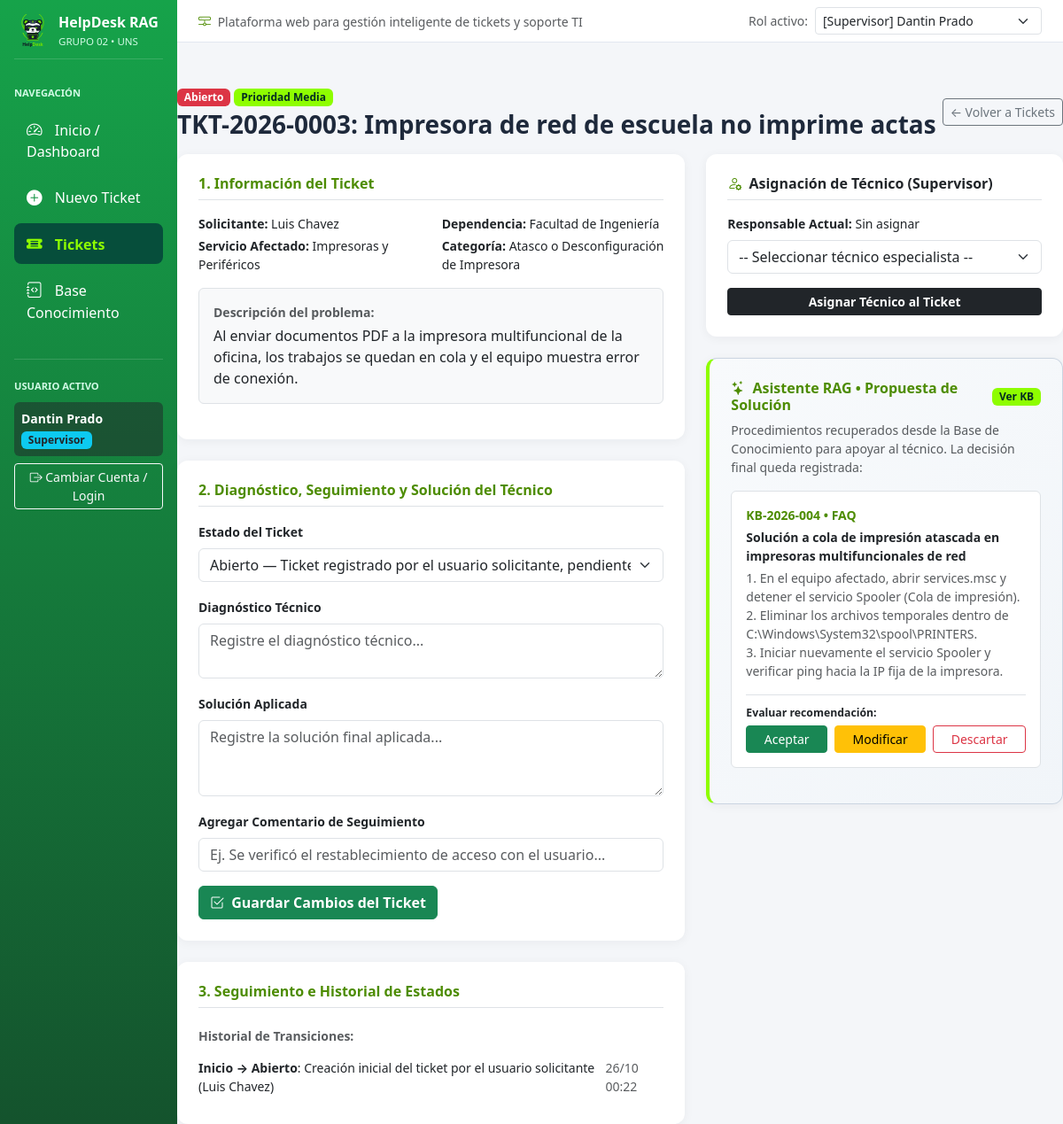
The app's page /detalle_ticket.php?id=3 with its own data.
### tables this page shows
CREATE TABLE usuarios (
    id_usuario INT AUTO_INCREMENT PRIMARY KEY,
    id_rol INT NOT NULL,
    codigo_institucional VARCHAR(20) NOT NULL UNIQUE,
    nombre_completo VARCHAR(120) NOT NULL,
    email VARCHAR(120) NOT NULL UNIQUE,
    password_hash VARCHAR(255) NOT NULL,
    dependencia_oficina VARCHAR(100) NOT NULL,
    especialidad_ti VARCHAR(100) NULL,
    activo TINYINT(1) NOT NULL DEFAULT 1,
    creado_en TIMESTAMP DEFAULT CURRENT_TIMESTAMP,
    CONSTRAINT fk_usuarios_rol FOREIGN KEY (id_rol) REFERENCES roles(id_rol)
        ON UPDATE CASCADE ON DELETE RESTRICT
);

CREATE TABLE roles (
    id_rol INT AUTO_INCREMENT PRIMARY KEY,
    nombre VARCHAR(50) NOT NULL UNIQUE,
    descripcion VARCHAR(200) NOT NULL
);

CREATE TABLE tickets (
    id_ticket INT AUTO_INCREMENT PRIMARY KEY,
    codigo_ticket VARCHAR(25) NOT NULL UNIQUE,
    id_solicitante INT NOT NULL,
    id_tecnico_asignado INT NULL,
    id_supervisor_asignador INT NULL,
    id_servicio INT NOT NULL,
    id_categoria INT NOT NULL,
    id_prioridad INT NOT NULL,
    id_estado INT NOT NULL DEFAULT 1,
    asunto VARCHAR(180) NOT NULL,
    descripcion TEXT NOT NULL,
    diagnostico_tecnico TEXT NULL,
    solucion_aplicada TEXT NULL,
    fecha_registro TIMESTAMP DEFAULT CURRENT_TIMESTAMP,
    fecha_asignacion DATETIME NULL,
    fecha_resolucion DATETIME NULL,
    CONSTRAINT fk_ticket_solicitante FOREIGN KEY (id_solicitante) REFERENCES usuarios(id_usuario),
    CONSTRAINT fk_ticket_tecnico FOREIGN KEY (id_tecnico_asignado) REFERENCES usuarios(id_usuario),
    CONSTRAINT fk_ticket_supervisor FOREIGN KEY (id_supervisor_asignador) REFERENCES usuarios(id_usuario),
    CONSTRAINT fk_ticket_servicio FOREIGN KEY (id_servicio) REFERENCES servicios(id_servicio),
    CONSTRAINT fk_ticket_categoria FOREIGN KEY (id_categoria) REFERENCES categorias(id_categoria),
    CONSTRAINT fk_ticket_prioridad FOREIGN KEY (id_prioridad) REFERENCES prioridades(id_prioridad),
    CONSTRAINT fk_ticket_estado FOREIGN KEY (id_estado) REFERENCES estados(id_estado)
);

CREATE TABLE estados (
    id_estado INT AUTO_INCREMENT PRIMARY KEY,
    nombre VARCHAR(40) NOT NULL UNIQUE,
    descripcion VARCHAR(150) NOT NULL,
    es_cerrado TINYINT(1) NOT NULL DEFAULT 0,
    color_badge VARCHAR(30) NOT NULL DEFAULT 'primary'
);

CREATE TABLE prioridades (
    id_prioridad INT AUTO_INCREMENT PRIMARY KEY,
    nombre VARCHAR(40) NOT NULL UNIQUE,
    nivel_orden INT NOT NULL,
    sla_horas INT NOT NULL DEFAULT 24,
    color_badge VARCHAR(30) NOT NULL DEFAULT 'secondary'
);

CREATE TABLE servicios (
    id_servicio INT AUTO_INCREMENT PRIMARY KEY,
    codigo_servicio VARCHAR(20) NOT NULL UNIQUE,
    nombre VARCHAR(100) NOT NULL UNIQUE,
    descripcion VARCHAR(255) NOT NULL,
    activo TINYINT(1) NOT NULL DEFAULT 1
);

CREATE TABLE categorias (
    id_categoria INT AUTO_INCREMENT PRIMARY KEY,
    id_servicio_default INT NULL,
    nombre VARCHAR(100) NOT NULL UNIQUE,
    descripcion VARCHAR(200) NOT NULL,
    CONSTRAINT fk_categoria_servicio FOREIGN KEY (id_servicio_default) REFERENCES servicios(id_servicio)
        ON UPDATE CASCADE ON DELETE SET NULL
);

CREATE TABLE ticket_historial (
    id_historial INT AUTO_INCREMENT PRIMARY KEY,
    id_ticket INT NOT NULL,
    id_estado_anterior INT NULL,
    id_estado_nuevo INT NOT NULL,
    id_usuario_responsable INT NOT NULL,
    observacion VARCHAR(255) NOT NULL,
    fecha_cambio TIMESTAMP DEFAULT CURRENT_TIMESTAMP,
    CONSTRAINT fk_hist_ticket FOREIGN KEY (id_ticket) REFERENCES tickets(id_ticket) ON DELETE CASCADE,
    CONSTRAINT fk_hist_est_ant FOREIGN KEY (id_estado_anterior) REFERENCES estados(id_estado),
    CONSTRAINT fk_hist_est_nue FOREIGN KEY (id_estado_nuevo) REFERENCES estados(id_estado),
    CONSTRAINT fk_hist_usuario FOREIGN KEY (id_usuario_responsable) REFERENCES usuarios(id_usuario)
);

CREATE TABLE base_conocimiento (
    id_articulo INT AUTO_INCREMENT PRIMARY KEY,
    codigo_articulo VARCHAR(20) NOT NULL UNIQUE,
    id_servicio INT NOT NULL,
    id_categoria INT NOT NULL,
    id_autor INT NOT NULL,
    tipo_documento ENUM('Manual', 'Procedimiento', 'FAQ', 'Solucion_Anterior', 'Doc_Tecnica') NOT NULL,
    titulo VARCHAR(180) NOT NULL,
    sintomas_problema TEXT NOT NULL,
    pasos_solucion TEXT NOT NULL,
    palabras_clave VARCHAR(200) NOT NULL,
    activo TINYINT(1) NOT NULL DEFAULT 1,
    fecha_publicacion TIMESTAMP DEFAULT CURRENT_TIMESTAMP,
    CONSTRAINT fk_kb_servicio FOREIGN KEY (id_servicio) REFERENCES servicios(id_servicio),
    CONSTRAINT fk_kb_categoria FOREIGN KEY (id_categoria) REFERENCES categorias(id_categoria),
    CONSTRAINT fk_kb_autor FOREIGN KEY (id_autor) REFERENCES usuarios(id_usuario),
    FULLTEXT KEY idx_kb_busqueda_rag (titulo, sintomas_problema, pasos_solucion, palabras_clave)
);

### src/detalle_ticket.php (the view, shortened to what the rows shown need)
<?php
require_once __DIR__ . '/includes/header.php';
$id_ticket = intval($_GET['id'] ?? 0);
$stmtTicket = $pdo->prepare("
    SELECT t.*,
           u.nombre_completo AS solicitante, u.dependencia_oficina,
           tec.nombre_completo AS tecnico,
           s.nombre AS servicio,
           c.nombre AS categoria,
           p.nombre AS prioridad, p.color_badge AS color_prio,
           e.nombre AS estado, e.color_badge AS color_est
    FROM tickets t
    INNER JOIN usuarios u ON t.id_solicitante = u.id_usuario
    LEFT JOIN usuarios tec ON t.id_tecnico_asignado = tec.id_usuario
    INNER JOIN servicios s ON t.id_servicio = s.id_servicio
    INNER JOIN categorias c ON t.id_categoria = c.id_categoria
    INNER JOIN prioridades p ON t.id_prioridad = p.id_prioridad
    INNER JOIN estados e ON t.id_estado = e.id_estado
    WHERE t.id_ticket = ?
");
$stmtTicket->execute([$id_ticket]);
$ticket = $stmtTicket->fetch();
$historial = $pdo->prepare("
    SELECT th.*, ea.nombre AS est_ant, en.nombre AS est_nue, u.nombre_completo
    FROM ticket_historial th
    LEFT JOIN estados ea ON th.id_estado_anterior = ea.id_estado
    INNER JOIN estados en ON th.id_estado_nuevo = en.id_estado
    INNER JOIN usuarios u ON th.id_usuario_responsable = u.id_usuario
    WHERE th.id_ticket = ? ORDER BY th.id_historial DESC
");
$historial->execute([$id_ticket]);
$listaHistorial = $historial->fetchAll();
$stmtKB = $pdo->prepare("
    SELECT * FROM base_conocimiento
    WHERE id_servicio = ? OR id_categoria = ?
    ORDER BY (id_servicio = ?) DESC, (id_categoria = ?) DESC LIMIT 2
");
$stmtKB->execute([$ticket['id_servicio'], $ticket['id_categoria'], $ticket['id_servicio'], $ticket['id_categoria']]);
$articulosRecuperados = $stmtKB->fetchAll();
$estados  = $pdo->query("SELECT * FROM estados")->fetchAll();
?>
<div class="d-flex justify-content-between align-items-center mb-3">
    <div>
        <span class="badge bg-<?= htmlspecialchars($ticket['color_est']) ?> mb-1"><?= htmlspecialchars($ticket['estado']) ?></span>
        <span class="badge bg-<?= htmlspecialchars($ticket['color_prio']) ?> mb-1">Prioridad <?= htmlspecialchars($ticket['prioridad']) ?></span>
        <h3 class="fw-bold mb-0"><?= htmlspecialchars($ticket['codigo_ticket']) ?>: <?= htmlspecialchars($ticket['asunto']) ?></h3>
    </div>
</div>
<div class="row g-4">
    <div class="col-lg-7">
        <div class="card p-4 mb-4">
            <div class="row small mb-3">
                <div class="col-sm-6"><strong>Solicitante:</strong> <?= htmlspecialchars($ticket['solicitante']) ?></div>
                <div class="col-sm-6"><strong>Dependencia:</strong> <?= htmlspecialchars($ticket['dependencia_oficina']) ?></div>
                <div class="col-sm-6 mt-1"><strong>Servicio Afectado:</strong> <?= htmlspecialchars($ticket['servicio']) ?></div>
                <div class="col-sm-6 mt-1"><strong>Categoría:</strong> <?= htmlspecialchars($ticket['categoria']) ?></div>
            </div>
            <div class="p-3 bg-light rounded border mb-3">
                <div class="small fw-bold text-muted mb-1">Descripción del problema:</div>
                <div><?= nl2br(htmlspecialchars($ticket['descripcion'])) ?></div>
            </div>
        </div>
        <div class="card p-4 mb-4">
            <form method="POST" action="detalle_ticket.php?id=<?= $id_ticket ?>">
                <div class="mb-3">
                    <label class="form-label fw-semibold small">Estado del Ticket</label>
                    <select name="id_estado" class="form-select">
                        <?php foreach ($estados as $e): ?>
                            <option value="<?= $e['id_estado'] ?>" <?= $e['id_estado'] == $ticket['id_estado'] ? 'selected' : '' ?>>
                                <?= htmlspecialchars($e['nombre']) ?> — <?= htmlspecialchars($e['descripcion']) ?>
                            </option>
                        <?php endforeach; ?>
                    </select>
                </div>
            </form>
        </div>
        <div class="card p-4">
            <ul class="list-group list-group-flush small">
                <?php foreach ($listaHistorial as $h): ?>
                    <li class="list-group-item px-0 d-flex justify-content-between">
                        <span>
                            <strong><?= htmlspecialchars($h['est_ant'] ?? 'Inicio') ?> → <?= htmlspecialchars($h['est_nue']) ?></strong>:
                            <?= htmlspecialchars($h['observacion']) ?> (<?= htmlspecialchars($h['nombre_completo']) ?>)
                        </span>
                        <span class="text-muted"><?= date('d/m H:i', strtotime($h['fecha_cambio'])) ?></span>
                    </li>
                <?php endforeach; ?>
            </ul>
        </div>
    </div>
    <div class="col-lg-5">
        <div class="card rag-box p-4">
            <?php foreach ($articulosRecuperados as $kb): ?>
                <div class="bg-white p-3 rounded border mb-3 small">
                    <div class="fw-bold text-primary"><?= htmlspecialchars($kb['codigo_articulo']) ?> • <?= htmlspecialchars($kb['tipo_documento']) ?></div>
                    <div class="fw-bold mt-1"><?= htmlspecialchars($kb['titulo']) ?></div>
                    <div class="text-muted mt-1 pre-wrap-text"><?= htmlspecialchars($kb['pasos_solucion']) ?></div>
                    <form method="POST" action="detalle_ticket.php?id=<?= $id_ticket ?>" class="mt-3 pt-2 border-top">
                        <label class="form-label fw-bold small mb-1">Evaluar recomendación:</label>
                        <div class="d-flex gap-2">
                            <button type="submit" name="registrar_decision_rag" value="1" onclick="fijarDecisionRag(this, 'Aceptada')" class="btn btn-sm btn-success flex-fill">Aceptar</button>
                            <button type="submit" name="registrar_decision_rag" value="1" onclick="fijarDecisionRag(this, 'Modificada')" class="btn btn-sm btn-warning flex-fill">Modificar</button>
                            <button type="submit" name="registrar_decision_rag" value="1" onclick="fijarDecisionRag(this, 'Descartada')" class="btn btn-sm btn-outline-danger flex-fill">Descartar</button>
                        </div>
                    </form>
                </div>
            <?php endforeach; ?>
        </div>
    </div>
</div>
<?php require_once __DIR__ . '/includes/footer.php'; ?>

### src/includes/header.php (shortened to what the rows shown need)
<?php
require_once __DIR__ . '/../config/db.php';
$usuarioActual = $_SESSION['usuario'];
?>
<!DOCTYPE html>
<html lang="es">
<head>
    <link href="https://cdn.jsdelivr.net/npm/bootstrap@5.3.2/dist/css/bootstrap.min.css" rel="stylesheet">
    <link href="https://cdn.jsdelivr.net/npm/bootstrap-icons@1.11.3/font/bootstrap-icons.css" rel="stylesheet">
    <link href="assets/css/styles.css" rel="stylesheet">
</head>
<body>
<div class="container-fluid">
    <div class="row">
        <nav class="col-md-3 col-lg-2 d-md-block sidebar p-3">
            <div class="mt-4 pt-3 border-top border-secondary">
                <div class="mt-2 p-2 rounded bg-dark bg-opacity-50">
                    <div class="fw-semibold small text-white"><?= htmlspecialchars($usuarioActual['nombre_completo']) ?></div>
                    <span class="badge bg-info text-dark mt-1"><?= htmlspecialchars($usuarioActual['rol_nombre']) ?></span>
                </div>
            </div>
        </nav>
        <main class="col-md-9 ms-sm-auto col-lg-10 px-0">

### records on screen
usuarios: nombre_completo "Dantin Prado", id_rol.nombre "Supervisor"
tickets: id_estado.nombre "Abierto", id_prioridad.nombre "Media", codigo_ticket "TKT-2026-0003", asunto "Impresora de red de escuela no imprime actas", id_solicitante.nombre_completo "Luis Chavez", id_solicitante.dependencia_oficina "Facultad de Ingeniería", id_servicio.nombre "Impresoras y Periféricos", id_categoria.nombre "Atasco o Desconfiguración de Impresora", descripcion "Al enviar documentos PDF a la impresora multifuncional de la oficina, los trabajos se quedan en cola y el equipo muestra error de conexión.", id_estado "Abierto — Ticket registrado por el usuario solicitante, pendiente de asignación"
ticket_historial: est_ant "Inicio", id_estado_nuevo.nombre "Abierto", observacion "Creación inicial del ticket por el usuario solicitante", id_usuario_responsable.nombre_completo "Luis Chavez", fecha_cambio "26/10 00:22"
base_conocimiento: codigo_articulo "KB-2026-004", tipo_documento "FAQ", titulo "Solución a cola de impresión atascada en impresoras multifuncionales de red", pasos_solucion "1. En el equipo afectado, abrir services.msc y detener el servicio Spooler (Cola de impresión). 2. Eliminar los archivos temporales dentro de C:\\Windows\\System32\\spool\\PRINTERS. 3. Iniciar nuevamente el servicio Spooler y verificar ping hacia la IP fija de la impresora."

### other values on screen
$ticket['tecnico'] "Sin asignar"
